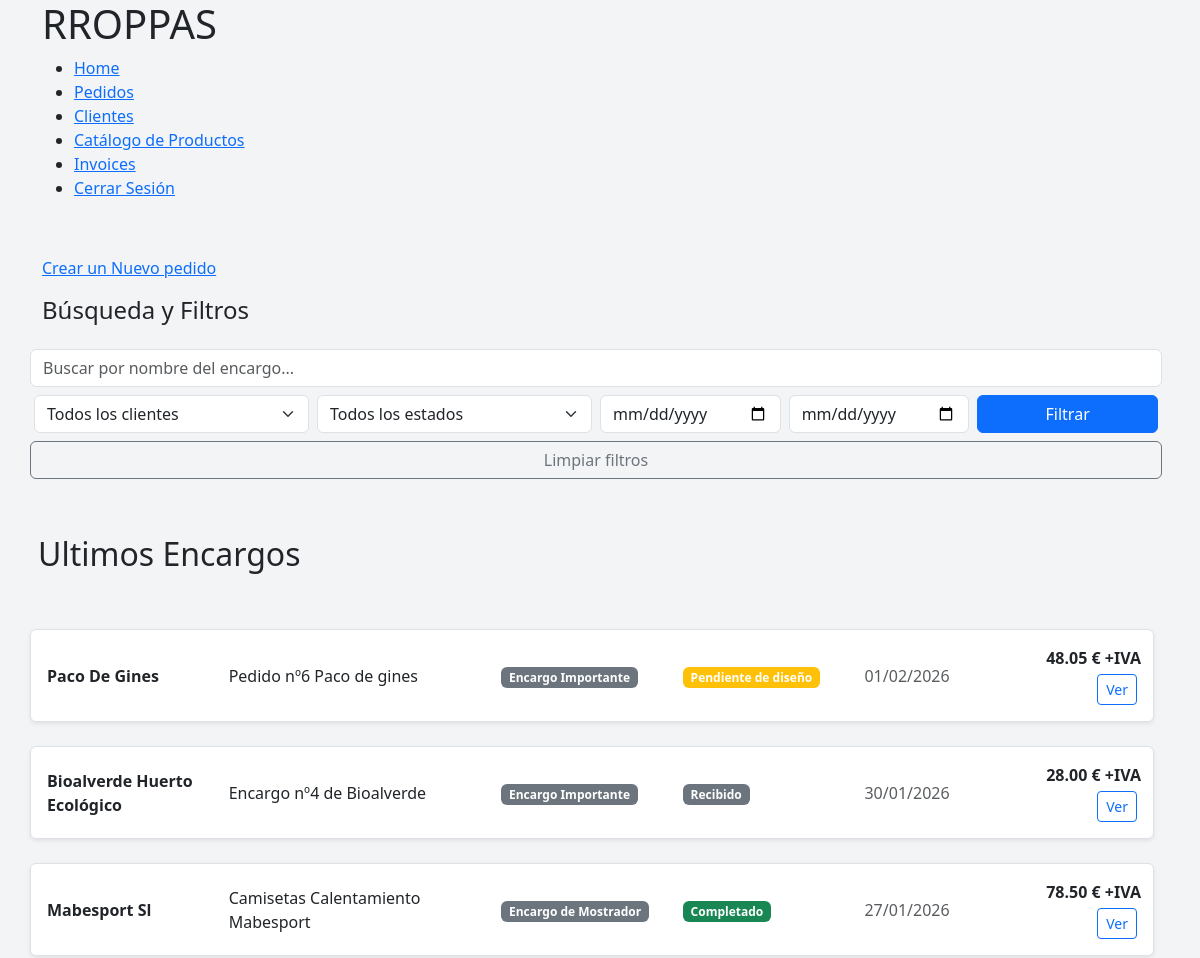
Before: /orders/list/ (signed in, upper part) with the older database file.
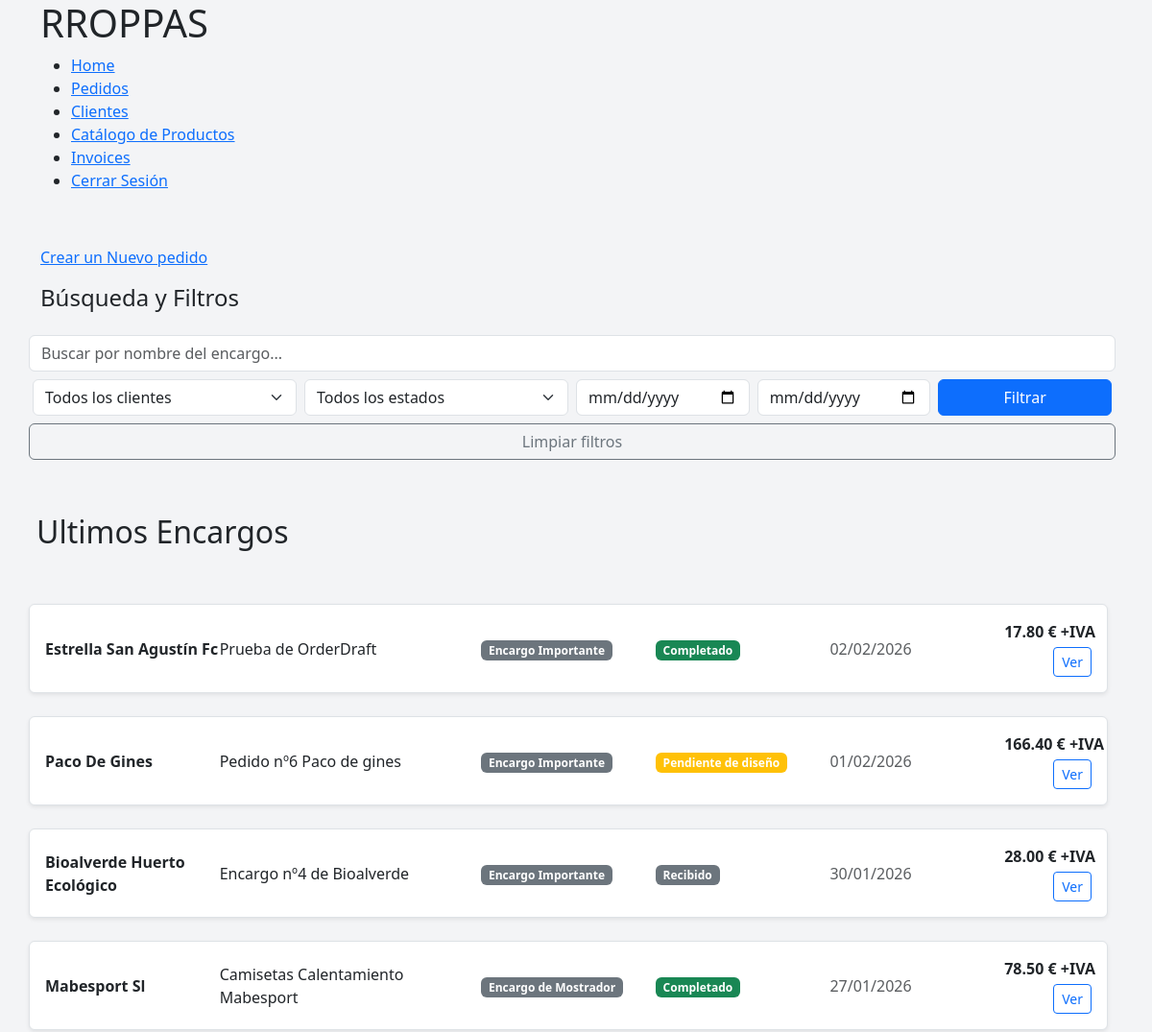
After: the same page with the newer database file.
### orders/models.py (models this page shows, shortened)
class Order(models.Model):
    class OrderStatus(models.TextChoices):
        RECEIVED = "RECEIVED", "Recibido"
        PENDING_DESIGN = "PENDING_DESIGN", "Pendiente de diseño"
        DESIGN_READY = "DESIGN_READY", "Diseño confirmado"
        IN_PRODUCTION = "IN_PRODUCTION", "En producción"
        COMPLETED = "COMPLETED", "Completado"
        DELIVERED = "DELIVERED", "Entregado"
        CANCELLED = "CANCELLED", "Cancelado"
    class OrderType(models.TextChoices):
        LARGE = 'LARGE', 'Encargo Importante'
        SMALL = 'SMALL', 'Encargo de Mostrador'
    client = models.ForeignKey(
        Client,
        on_delete=models.PROTECT,
        related_name='orders',
    )
    title = models.CharField(
        max_length=50,
        help_text='Descripcion corta del Pedido',
        verbose_name='Nombre del encargo',
    )
    status = models.CharField(
        verbose_name='Estado',
        choices=OrderStatus,
        default=OrderStatus.PENDING_DESIGN,
    )
    order_type =models.CharField(
        verbose_name='Tipo de pedido',
        choices=OrderType,
    )
    notes = models.TextField(blank=True, null=True)
    delivery_date = models.DateField(blank=True, null=True)
    created_at = models.DateTimeField(auto_now_add=True)
    updated_at = models.DateTimeField(auto_now=True)
    sent_at = models.DateField(blank=True, null=True)
    def total_price(self):
        return sum(
            item.unit_price * item.quantity
            for item in self.items.all()
        )
    def status_color(self):
        return {
            self.OrderStatus.RECEIVED: 'secondary',
            self.OrderStatus.PENDING_DESIGN: 'warning',
            self.OrderStatus.DESIGN_READY: 'info',
            self.OrderStatus.IN_PRODUCTION: 'primary',
            self.OrderStatus.COMPLETED: 'success',
            self.OrderStatus.DELIVERED: 'dark',
            self.OrderStatus.CANCELLED: 'danger',
        }.get(self.status, 'secondary')

class OrderItem(models.Model):
    order = models.ForeignKey(
        Order,
        on_delete=models.CASCADE,
        related_name='items',
    )
    product = models.ForeignKey(
        Product,
        on_delete=models.PROTECT,
    )
    variant = models.ForeignKey(
        ProductVariant,
        on_delete=models.PROTECT,
    )
    quantity = models.PositiveIntegerField(
        default=1,
    )
    unit_price = models.DecimalField(
        max_digits=10,
        decimal_places=2,
        help_text="Precio unitario sin IVA",
        verbose_name='Precio presupuestado',
    )
    notes = models.CharField(
        max_length=255,
        blank=True,
    )

### clients/models.py (models this page shows, shortened)
class Client(models.Model):
    TIPOS_CLIENTE = [
        ("club deportivo", "Club deportivo"),
        ("colegio", "Colegio"),
        ("ayuntamiento", "Ayuntamiento"),
        ("universidad", "Universidad"),
        ("empresa", "Empresa"),
        ("particular", "Particular"),
    ]
    name = models.CharField(
        verbose_name='Nombre',
        max_length=255,
    )
    tipo = models.CharField(
        verbose_name='Tipo de Cliente',
        choices=TIPOS_CLIENTE
    )
    cif_nif = models.CharField(
        verbose_name='CIF/NIF',
        max_length=20,
        blank=True,
        null=True,
    )
    t_number = models.CharField(
        verbose_name='Nº teléfono',
        max_length=30,
        null=True,
        blank=True
    )
    email= models.EmailField(
        blank=True,
    )
    direccion=models.TextField(
        verbose_name='Direccion',
        max_length=100,
        blank=True,
        null=True,
    )
    other=models.TextField(
        verbose_name='Otra información',
        blank=True,
        null=True,
    )
    created_at=models.DateTimeField(
        verbose_name='Fecha de Creación',
        default=timezone.now,
        )

### orders/views.py (the view)
# urls.py: path('list/', OrderListView.as_view(), name='orders'),
@method_decorator(login_required, name='dispatch')
class OrderListView(ListView):
    model = Order
    template_name = 'orders/orders.html'
    context_object_name = 'orders'
    def get_queryset(self):
        qs = Order.objects.select_related('client')
        search = self.request.GET.get('q')
        if search:
            qs = qs.filter(title__icontains = search)
        client = self.request.GET.get('client')
        if client:
            qs = qs.filter(client__id=client)
        status = self.request.GET.get('status')
        if status:
            qs = qs.filter(status=status)
        created_from = self.request.GET.get('created_from')
        if created_from:
            qs = qs.filter(created_at__date__gte=created_from)
        created_to = self.request.GET.get('created_to')
        if created_to:
            qs= qs.filter(created_at__date__lte=created_to)
        delivery_from = self.request.GET.get('delivery_from')
        if delivery_from:
            qs = qs.filter(delivery_date__gte=delivery_from)
        delivery_to = self.request.GET.get("delivery_to")
        if delivery_to :
            qs = qs.filter(delivery_date__lte=delivery_to)
        return qs.order_by("-created_at")
    def get_context_data(self, **kwargs):
        context = super().get_context_data(**kwargs)
        context["clients"] = Order._meta.get_field("client").remote_field.model.objects.all()
        context['status'] = Order.OrderStatus.choices
        return context

### mini_erp/templates/orders/orders.html (shortened to what this page needs)
{% extends "general/layout.html" %}
{% block contenido %}
      <div class="container">
      {% load static %}
      <link rel="stylesheet" href="{% static 'orders/css/orders.css' %}">
         <section>
               <div class="row">
                  <p class="mb-3"><a href="{% url 'orders:order_create' %}">Crear un Nuevo pedido</a></p>
               </div>
               <div class="row">
                  <h4>Búsqueda y Filtros</h4>
                  {% include "_includes/_orders/_order_filters.html" %}
                  <div class="row g-3">
                     <h2>Ultimos Encargos</h2>
                        {% for order in orders  %}
                           {% include "_includes/_orders/_order_row.html" %}
                        {% endfor %}
                  </div>
               </div>
         </section>
      </div
{% endblock %}

### mini_erp/templates/_includes/_orders/_order_row.html
<div class="order-row d-flex align-items-center p-3 mb-2 shadow-sm border rounded">
    {% load static %}
    <link rel="stylesheet" href="{% static 'orders/css/orders.css' %}">
    <div class="col-2 fw-bold">
        {{ order.client.name }}
    </div>
    <div class="col-3">
        {{ order.title }}
    </div>
    <div class="col-2">
        <span class="badge
            {% if order.order_type == 'BIG' %} bg-primary
            {% else %} bg-secondary
            {% endif %}">
            {{ order.get_order_type_display }}
        </span>
    </div>
    <div class="col-2">
        <span class="badge bg-{{ order.status_color }}">
            {{ order.get_status_display }}
        </span>
    </div>
    <div class="col-2 text-muted">
        {% if order.created_at %}
            {{ order.created_at|date:"d/m/Y" }}
        {% else %}
            Sin definir
        {% endif %}
    </div>
    <div class="col-1 text-end">
        <div class="order-price fw-bold">{{ order.total_price }} € +IVA</div>
        <a href="{% url 'orders:order_detail' order.pk %}"
           class="btn btn-sm btn-outline-primary mt-1">
            Ver
        </a>
    </div>
</div>

Changed rows visible on the page:
added Order: client.name "Estrella San Agustín Fc", title "Prueba de OrderDraft", order_type "Encargo Importante", status "Completado", created_at "02/02/2026", total_price "17.80"
computed for Order "Pedido nº6 Paco de gines": total_price "48.05" → "166.40"
